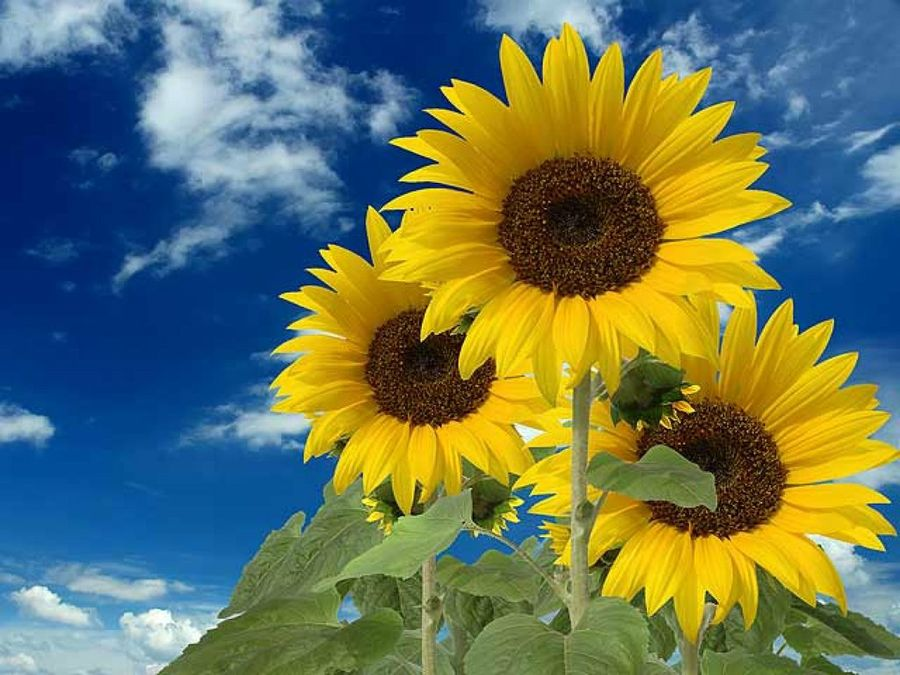
#> input picture src/img/9/girasol.jpg, 900 x 675 px
$ python basic.py
#> lines starting #> are read from the running program, lines starting #| are printed output that depends on the picture
import cv2
import numpy as np

image = cv2.imread('../src/img/9/girasol.jpg')
#> image is the input picture: shape (675, 900, 3); mean B, G, R 90.9, 117.3, 102.5

height, width = image.shape[:2]
#> height = 675; width = 900

# Coordenadas del píxel inicial (esquina superior izquierda del área a recortar)
start_row, start_col = int(height * 0.25), int(width * 0.25)
#> start_row = 168; start_col = 225

# Coordenadas del píxel final (esquina inferior derecha)
end_row, end_col = int(height * 0.75), int(width * 0.75)
#> end_row = 506; end_col = 675

# Recortar
cropped = image[start_row:end_row, start_col:end_col]
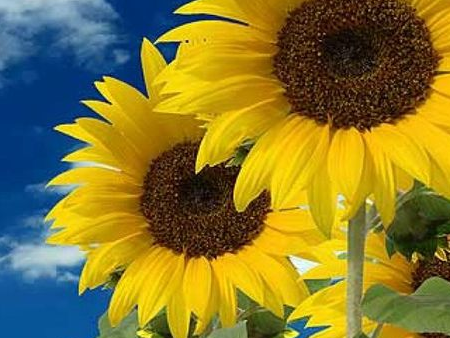
#> cropped: shape (338, 450, 3); mean B, G, R 47.4, 120.9, 132.8

cv2.imshow("Original", image)
cv2.waitKey(0)
cv2.imshow("Recortada", cropped)
cv2.waitKey(0)

cv2.destroyAllWindows()
